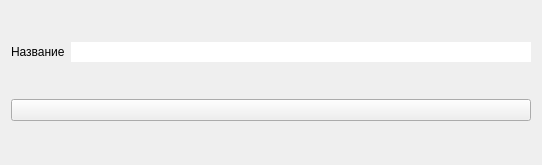
              <widget class="QWidget" name="page_4">
               <property name="geometry">
                <rect>
                 <x>0</x>
                 <y>0</y>
                 <width>542</width>
                 <height>165</height>
                </rect>
               </property>
               <attribute name="label">
                <string>Параметры поиска</string>
               </attribute>
               <layout class="QGridLayout" name="gridLayout_12">
                <item row="0" column="1">
                 <widget class="QLineEdit" name="lineEdit_find_stopname">
                  <property name="styleSheet">
                   <string notr="true"/>
                  </property>
                  <property name="text">
                   <string/>
                  </property>
                  <property name="frame">
                   <bool>false</bool>
                  </property>
                  <property name="clearButtonEnabled">
                   <bool>true</bool>
                  </property>
                 </widget>
                </item>
                <item row="0" column="0">
                 <widget class="QLabel" name="label_16">
                  <property name="text">
                   <string>Название</string>
                  </property>
                 </widget>
                </item>
                <item row="1" column="0" colspan="2">
                 <widget class="QPushButton" name="stops_search">
                  <property name="styleSheet">
                   <string notr="true"/>
                  </property>
                  <property name="text">
                   <string/>
                  </property>
                  <property name="icon">
                   <iconset resource="../images/resources.qrc">
                    <normaloff>:/search.svg</normaloff>:/search.svg</iconset>
                  </property>
                  <property name="iconSize">
                   <size>
                    <width>30</width>
                    <height>30</height>
                   </size>
                  </property>
                 </widget>
                </item>
               </layout>
              </widget>
